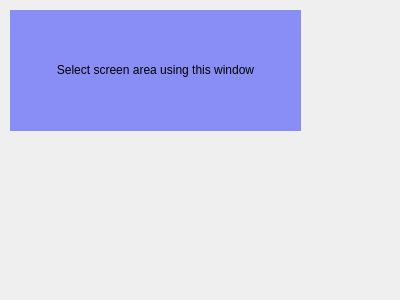
<?xml version="1.0" encoding="UTF-8"?>
<ui version="4.0">
 <class>CoordSelector</class>
 <widget class="QDialog" name="CoordSelector">
  <property name="geometry">
   <rect>
    <x>0</x>
    <y>0</y>
    <width>400</width>
    <height>300</height>
   </rect>
  </property>
  <property name="mouseTracking">
   <bool>true</bool>
  </property>
  <property name="windowTitle">
   <string>Dialog</string>
  </property>
  <property name="windowOpacity">
   <double>0.300000000000000</double>
  </property>
  <widget class="QLabel" name="label">
   <property name="geometry">
    <rect>
     <x>10</x>
     <y>10</y>
     <width>291</width>
     <height>121</height>
    </rect>
   </property>
   <property name="styleSheet">
    <string notr="true">background-color: rgba(5, 17, 255, 111);</string>
   </property>
   <property name="text">
    <string>&lt;html&gt;&lt;head/&gt;&lt;body&gt;&lt;p align=&quot;center&quot;&gt;Select screen area using this window&lt;/p&gt;&lt;/body&gt;&lt;/html&gt;</string>
   </property>
  </widget>
 </widget>
 <resources/>
 <connections/>
</ui>
